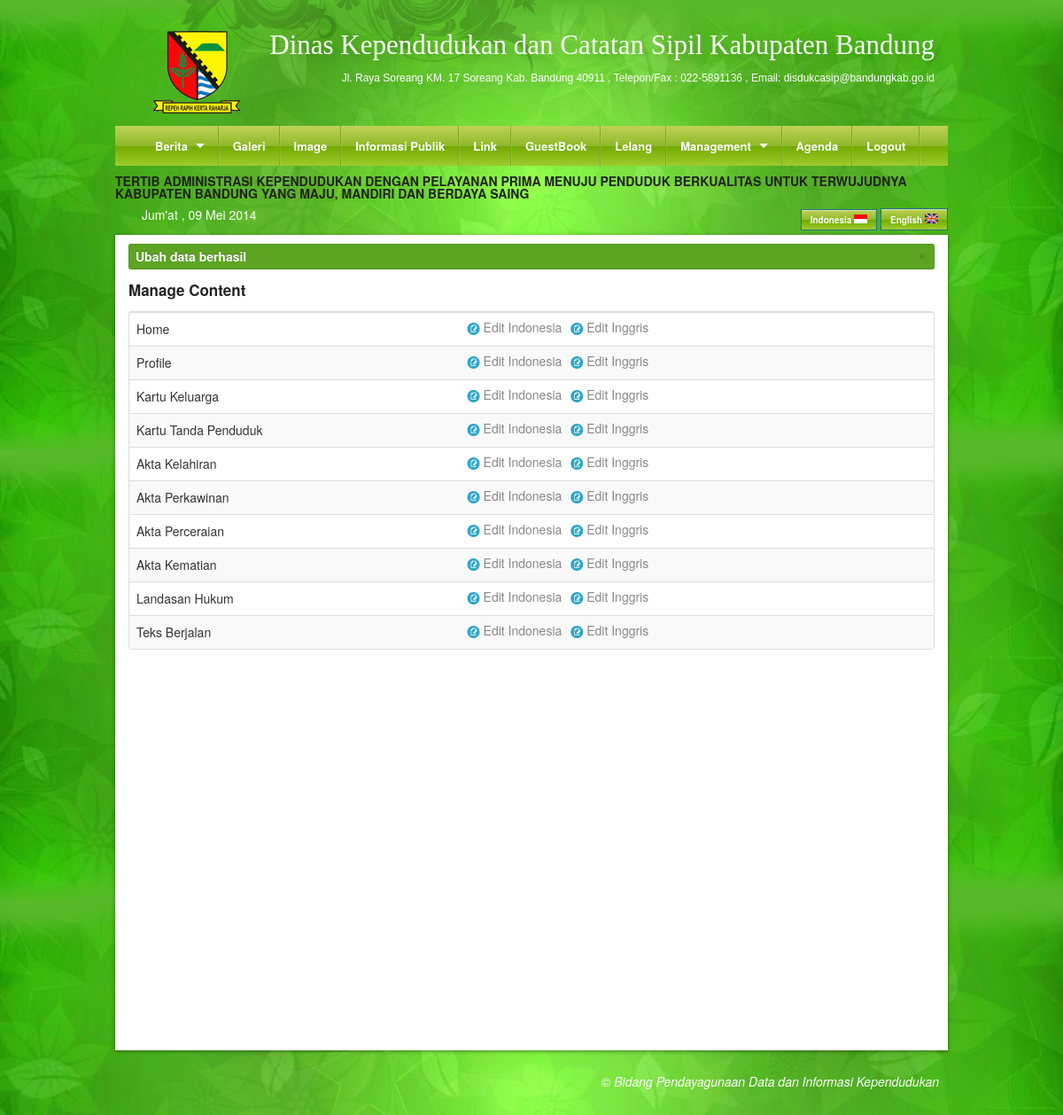
The page /ManageContent?me=es (signed in) on the database its author committed.
### tables this page shows
CREATE TABLE `content` (
  `home_indo` text,
  `home_ing` text,
  `profile_indo` text,
  `profile_ing` text,
  `kk_indo` text,
  `kk_ing` text,
  `ktp_indo` text,
  `ktp_ing` text,
  `lahir_indo` text,
  `lahir_ing` text,
  `kawin_indo` text,
  `kawin_ing` text,
  `cerai_indo` text,
  `cerai_ing` text,
  `rusak_indo` text,
  `rusak_ing` text,
  `mati_indo` text,
  `mati_ing` text,
  `landasan_indo` text,
  `landasan_ing` text,
  `marquee_indo` text,
  `marquee_ing` text,
  `kami_indo` text,
  `kami_ing` text
);

CREATE TABLE `message` (
  `IdMessage` int(6) NOT NULL AUTO_INCREMENT,
  `Code` varchar(4) NOT NULL,
  `Message` varchar(100) NOT NULL,
  `Pesan` varchar(100) NOT NULL,
  `Status` int(3) DEFAULT NULL,
  PRIMARY KEY (`IdMessage`)
);

### Proses/Database.php (called while the page is built, shortened)
<?php
class DB{
        var $Result;
        function doExec($sqlstr){
                 if (!$this->Result = mysql_query($sqlstr)){
                       print "Query Error :" .mysql_error();
                       Exit;
                 }
        }
        function doArray(){
                 return $this->Rec = mysql_fetch_array($this->Result);
        }
}
?>

### Proses/ArsenLibrary.php (called while the page is built, shortened)
<?php
include_once("Database.php");
class arsenlexdorf extends DB{
function pilih($table,$where,$id){
   $row=count($where);
   $sql = "Select * from ".$table." where ";
   for($i=0;$i<=$row;$i++){
     $sql .= $where[$i];
        if($i<$row-1){
             $sql .= " = ".$id[$i]." and ";
        }else if ($i == $row){
            $sql.= " = ".$id[$i-1]." ";
            }
     }
    $this->doExec($sql);
}
}
?>

### Content/User/search.php (the view, shortened to what this page needs)
<?php
$hari   =   date("D");
switch($hari){
    case "Fri":
    $namaHari="Jum'at";
    break;
}
$month=date("m");
    switch($month){
        case "05":
        $bulan  ="Mei";
        break;
}
$tanggal    =   date("d");
$tahun  =   date("Y");
?>
<div>
<marquee direction="left" scrollamount="6" >
<?php
include_once("Proses/ArsenLibrary.php");
$sqlx    =   "select marquee_indo from content";
$queryx  =   mysql_query($sqlx);
$arrayx  =   mysql_fetch_array($queryx);
echo $arrayx[0];
?>
</marquee>
</div>
<div>
<div class="nine columns">
<div class="nine columns" style=" padding: 10px 0px 5px 15px; color: white;"><?php echo "$namaHari , $tanggal $bulan $tahun"; ?></div>
</div>
<div class="three columns bahasa">
<a href="<?php echo $base_url; ?>/indonesia.php" class="button small tiny greengloss">Indonesia <img src="<?php echo $base_url; ?>/images/indonesia.png" /></a>
<a href="<?php echo $base_url; ?>/english.php" class="button small tiny greengloss">English  <img src="<?php echo $base_url; ?>/images/english.png" /></a>
</div>
</div>

### Include/Message.php (shortened to what this page needs)
<?php
include_once("Proses/ArsenLibrary.php");
$arsen  =   new arsenlexdorf;
$arsen->doConnect();
$table  =   "message";
$where  =   array("Code");
$id     =   array("'$_GET[me]'");
$arsen->pilih($table,$where,$id);
$array  =   $arsen->doArray();
if($array['Status'] == 0){
?>
<div class="alert-box alert">
  <?php echo $array[3]; ?>
  <a href="" class="close">&times;</a>
</div>
<?php
}else if($array['Status'] == 1){
?>
<div class="alert-box success">
  <?php echo $array[3]; ?>
  <a href="" class="close">&times;</a>
</div>
<?php } ?>

### stylesheets/style.css (style rules this page uses)
body { background: url(../images/bg/bg3.png) #58b929; background-size:contain; }
.bahasa { color: white; padding: 10px 0px 5px 0px; text-align: right; }
.bahasa a { color: white; }

### stylesheets/color.css (style rules this page uses)
.greengloss { background: #bfd255; background: -moz-linear-gradient(top, #bfd255 0%, #8eb92a 50%, #72aa00 51%, #9ecb2d 100%); background: -webkit-gradient(linear, left top, left bottom, color-stop(0%,#bfd255), color-stop(50%,#8eb92a), color-stop(51%,#72aa00), color-stop(100%,#9ecb2d)); background: -webkit-linear-gradient(top, #bfd255 0%,#8eb92a 50%,#72aa00 51%,#9ecb2d 100%); background: -o-linear-gradient(top, #bfd255 0%,#8eb92a 50%,#72aa00 51%,#9ecb2d 100%); background: -ms-linear-gradient(top, #bfd255 0%,#8eb92a 50%,#72aa00 51%,#9ecb2d 100%); background: linear-gradient(to bottom, #bfd255 0%,#8eb92a 50%,#72aa00 51%,#9ecb2d 100%); filter: progid:DXImageTransform.Microsoft.gradient( startColorstr='#bfd255', endColorstr='#9ecb2d',GradientType=0 ); }

### rows shown on the page
content: marquee_indo "TERTIB ADMINISTRASI KEPENDUDUKAN DENGAN PELAYANAN PRIMA MENUJU PENDUDUK BERKUALITAS UNTUK TERWUJUDNYA KABUPATEN BANDUNG YANG MAJU, MANDIRI DAN BERDAYA SAING"
message: Pesan "Ubah data berhasil"

### other values the page prints
$namaHari "Jum'at"
$bulan "Mei"
$content "Home"
$content "Profile"
$content "Kartu Keluarga"
$content "Kartu Tanda Penduduk"
$content "Akta Kelahiran"
$content "Akta Perkawinan"
$content "Akta Perceraian"
$content "Akta Kematian"
$content "Landasan Hukum"
$content "Teks Berjalan"
